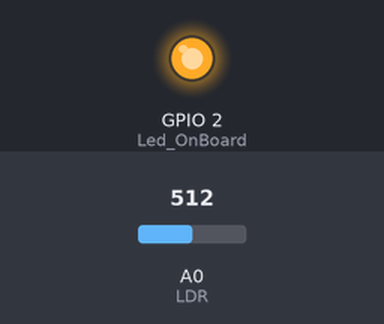
A sketch run on a simulated ESP8266 (NodeMCU). Parts: output pins drawn as LEDs (lit = HIGH). The test bench sets the inputs (shaded band); at power-on: A0 (LDR) = 512. WiFi joins after 1.5 s; servers stay silent unless stated; uploads are accepted with an empty reply; what the sketch prints to the serial monitor is not drawn.

Above: at 5.6 s.
At 8.2 s:
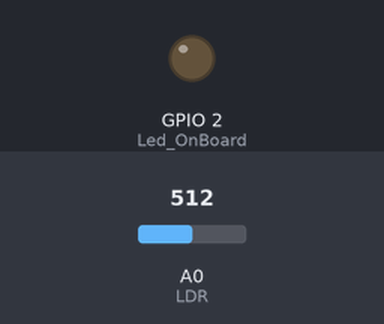
Timing chart, 0 to 10.3 s (numbered marks = the images above):
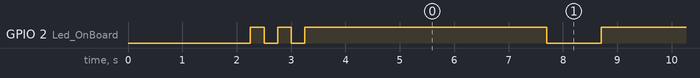

The sketch:

NodeMCU_ESP8266_MySQL_Database.ino
```cpp
#include <ESP8266WiFi.h>
#include <WiFiClient.h>
#include <ESP8266WebServer.h>
#include <ESP8266HTTPClient.h>

int Led_OnBoard = 2;                  // Initialize the Led_OnBoard

const char* ssid = "UIU-STUDENT";                  // Your wifi Name
const char* password = "12345678";          // Your wifi Password

const char *host = "10.10.242.115"; //Your pc or server (database) IP, example : 192.168.0.0 , if you are a windows os user, open cmd, then type ipconfig then look at IPv4 Address.

void setup() {
  // put your setup code here, to run once:
  delay(1000);
  pinMode(Led_OnBoard, OUTPUT);       // Initialize the Led_OnBoard pin as an output
  Serial.begin(115200);
  WiFi.mode(WIFI_OFF);        //Prevents reconnection issue (taking too long to connect)
  delay(1000);
  WiFi.mode(WIFI_STA);        //This line hides the viewing of ESP as wifi hotspot

  WiFi.begin(ssid, password);     //Connect to your WiFi router
  Serial.println("");

  Serial.print("Connecting");
  // Wait for connection
  while (WiFi.status() != WL_CONNECTED) {
    digitalWrite(Led_OnBoard, LOW);
    delay(250);
    Serial.print(".");
    digitalWrite(Led_OnBoard, HIGH);
    delay(250);
  }

  digitalWrite(Led_OnBoard, HIGH);
  //If connection successful show IP address in serial monitor
  Serial.println("");
  Serial.println("Connected to Network/SSID");
  Serial.print("IP address: ");
  Serial.println(WiFi.localIP());  //IP address assigned to your ESP
}

void loop() {
  // put your main code here, to run repeatedly:
  HTTPClient http;    //Declare object of class HTTPClient

  String LdrValueSend, postData;
  int ldrvalue=analogRead(A0);  //Read Analog value of LDR
  LdrValueSend = String(ldrvalue);   //String to interger conversion

  //Post Data
  postData = "ldrvalue=" + LdrValueSend;

  http.begin("http://localhost/Nodemcu_db_record_view/InsertDB.php");              //Specify request destination
  http.addHeader("Content-Type", "application/x-www-form-urlencoded");    //Specify content-type header

  int httpCode = http.POST(postData);   //Send the request
  String payload = http.getString();    //Get the response payload

  //Serial.println("LDR Value=" + ldrvalue);
  Serial.println(httpCode);   //Print HTTP return code
  Serial.println(payload);    //Print request response payload
  Serial.println("Field No=" + LdrValueSend);

  http.end();  //Close connection

  delay(4000);  //Here there is 4 seconds delay plus 1 second delay below, so Post Data at every 5 seconds
  digitalWrite(Led_OnBoard, LOW);
  delay(1000);
  digitalWrite(Led_OnBoard, HIGH);
}
```

Measured:
- by itself, GPIO 2 (Led_OnBoard): goes LOW 0.25 s, HIGH 0.25 s, LOW 0.25 s, 24 × (HIGH 4.5 s, LOW 1.0 s), then HIGH
